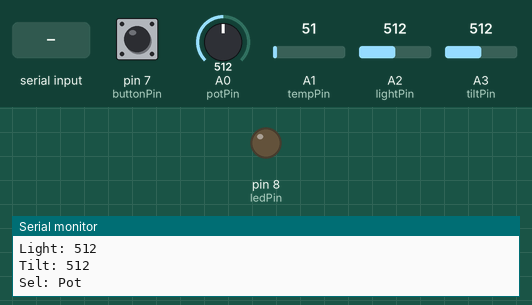
A sketch run on a simulated Arduino Uno, built with avr-gcc and run on an emulated ATmega328P. Parts: output pins drawn as LEDs (lit = HIGH), the last lines printed to the serial monitor. Dashed ring = blinking. The inputs (shaded band) are chosen by the test bench; at power-on: pin 7 (buttonPin) LOW, A0 (potPin) = 512, A1 (tempPin) = 51, A2 (lightPin) = 512, A3 (tiltPin) = 512.

Above: at 1.2 s.
1.3 s: pin 7 (buttonPin) pulled HIGH for 0.15 s
At 3.2 s:
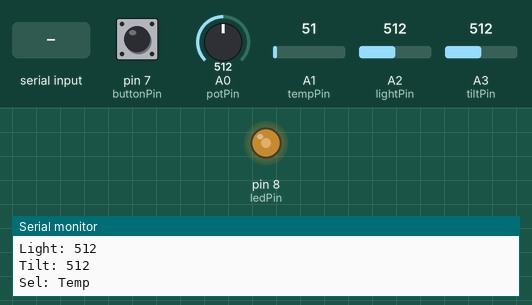
3.5 s: "U\n" received over Serial
At 4.9 s:
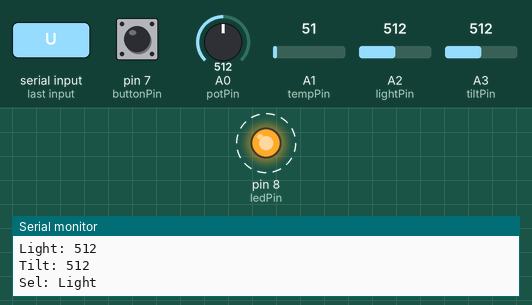
6.5 s: pin 7 (buttonPin) pulled HIGH for 3.2 s
11.2 s: A0 (potPin) set to 992
14.2 s: A0 (potPin) set to 306
17.2 s: pin 7 (buttonPin) pulled HIGH for 1 s
Timing chart, 0 to 20.2 s (numbered marks = the images above; inputs shaded):
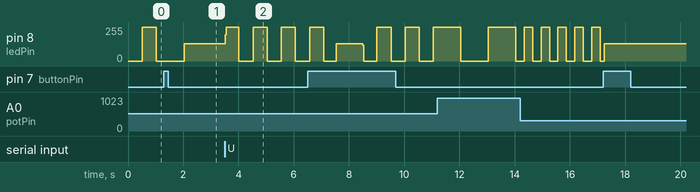

Measured:
- after the input at 3.5 s, pin 8 (ledPin): alternates 255/255 for 0.51 s and 0/255 for 0.51 s, starting at once

The sketch:

AnalogInput.ino
```cpp
const int ledPin = 8;

const int buttonPin = 7;
const int tempPin = A1;
const int potPin = A0;
const int lightPin = A2;
const int tiltPin = A3;

boolean command_complete = false;

String inputString;

const int TEMP = 1;
const int POT = 0;
const int LIGHT = 2;

unsigned long currentMillis = 0;
unsigned long buttonPress = 0;

void setup() {
  pinMode(ledPin, OUTPUT);
  pinMode(buttonPin, INPUT);

  Serial.begin(9600);
}


#define delayCheck(lastTime, d) ((currentMillis - (lastTime)) >= (d))

void loop() {
  static unsigned int selection = 0;
  static unsigned int tempValDelta = 0;

  int tempVal = 0;
  int potVal = 0;
  int lightVal = 0;
  int buttonVal = 0;
  int tiltVal = 0;

  int selection_val = 0;

  currentMillis = millis();

  tempVal = analogRead(tempPin);
  potVal = analogRead(potPin);
  lightVal = analogRead(lightPin);
  tiltVal = analogRead(tiltPin);

  buttonVal = digitalRead(buttonPin);

  /*
   * I found that since the changes are so small, the blink freq doesn't previably change.
   * I decided to exagerate the change each second instead.
   */
  tempValDelta = updateTempDelta(tempVal, tempValDelta);

  selection = runCommands(selection);
  selection = handleButton(buttonVal, selection);

  selection_val = getSelectionVal(tempValDelta, potVal, lightVal, selection);

  blinkCycle(currentMillis, selection_val, selection_val, ledPin);

  printSensorValues(tempVal, tempValDelta, potVal, lightVal, tiltVal, selection);
}

unsigned int runCommands( unsigned int selection) {
  if (command_complete)
  {
    for(int i = 0; i < inputString.length(); i++)
    {
      switch(inputString[i]) {
        case 'U':
          selection = updateSelection(selection, 1);
          break;
        case 'D':
          selection = updateSelection(selection, -1);
          break;
      }
    }
    inputString = "";
    command_complete = false;
  }
  return selection;
}

unsigned int handleButton( int buttonVal, unsigned int selection) {
  static unsigned long buttonPress = 0;
  if (buttonVal == HIGH && delayCheck(buttonPress, 1000) ) {
    buttonPress = currentMillis;
    return updateSelection(selection, 1);
  }
  return selection;
}

unsigned int updateSelection( unsigned int selection, int delta) {
    delta = delta % 3;
    // Appearently % doesn't only return positive values
    if ( delta < 0 ) {
      delta = 3 + delta;
    }

    selection = delta + selection;
    selection = selection % 3;
    Serial.print("Switching to ");
    Serial.println(selection);
    return selection;
}

unsigned int updateTempDelta(unsigned int tempVal, unsigned int tempValDelta) {
  static unsigned long tempCheck = 0;
  static int tempValOld = 0;
  if (delayCheck(tempCheck, 1000)) {
    tempValDelta = abs(tempVal - tempValOld);

    tempValOld = tempVal;
    tempCheck = currentMillis;
  }
  return tempValDelta;
}

int getSelectionVal( int tempValDelta, int potVal, int lightVal, int selection) {
  int selection_val;
  switch(selection) {
    case TEMP:
      selection_val = tempValDelta * 100;
      break;
    case POT:
      selection_val = potVal;
      break;
    case LIGHT:
      selection_val = lightVal;
      break;
    default:
      selection_val = 0;
  }
  return selection_val;
}


void blinkCycle(unsigned long currentMillis, unsigned long on_ms, unsigned long off_ms, int ledPin) {
  static unsigned long previousBlink = 0;
  static boolean light_on = false;
  if (light_on) {
    if ( delayCheck(previousBlink, on_ms) ) {
      digitalWrite(ledPin, LOW);
      previousBlink = currentMillis;
      light_on = false;
    }
  }
  else {
    if ( delayCheck(previousBlink, off_ms) ) {
      digitalWrite(ledPin, HIGH);
      previousBlink = currentMillis;
      light_on = true;
    }
  }
}


void printSensorValues( int tempVal, unsigned int tempValDelta, int potVal, int lightVal, int tiltVal, int selection) {
  static unsigned long print_delay = 0;

  if (! delayCheck(print_delay, 1000) ) {
    return;
  }
  print_delay = currentMillis;
  Serial.print("Temp : ");
  Serial.print(tempVal);
  Serial.print(" (");
  Serial.print(tempValDelta);
  Serial.print(")\nPot : ");
  Serial.print(potVal);
  Serial.print("\nLight: ");
  Serial.print(lightVal);
  Serial.print("\nTilt: ");
  Serial.print(tiltVal);

  Serial.print("\nSel: ");
  switch(selection) {
    case TEMP:
      Serial.print("Temp\n");
      break;
    case POT:
      Serial.print("Pot\n");
      break;
    case LIGHT:
      Serial.print("Light\n");
      break;
    default:
      Serial.print("Unknown -- ");
      Serial.print(selection);
  }
  Serial.println();
}

void serialEvent() {
  while (Serial.available()) {
    char inChar = (char)Serial.read();
    inputString += inChar;
    if (inChar == '\n') {
      command_complete = true;
    }
  }
}
```
